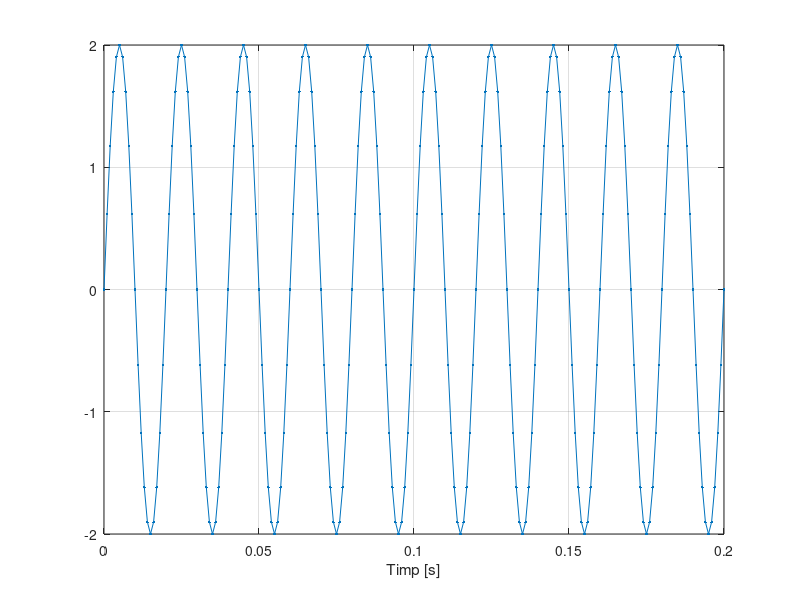
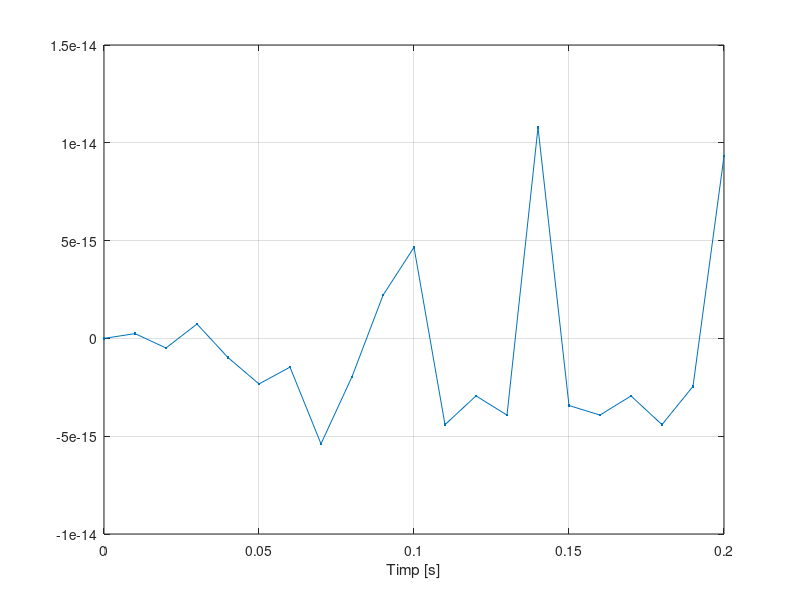
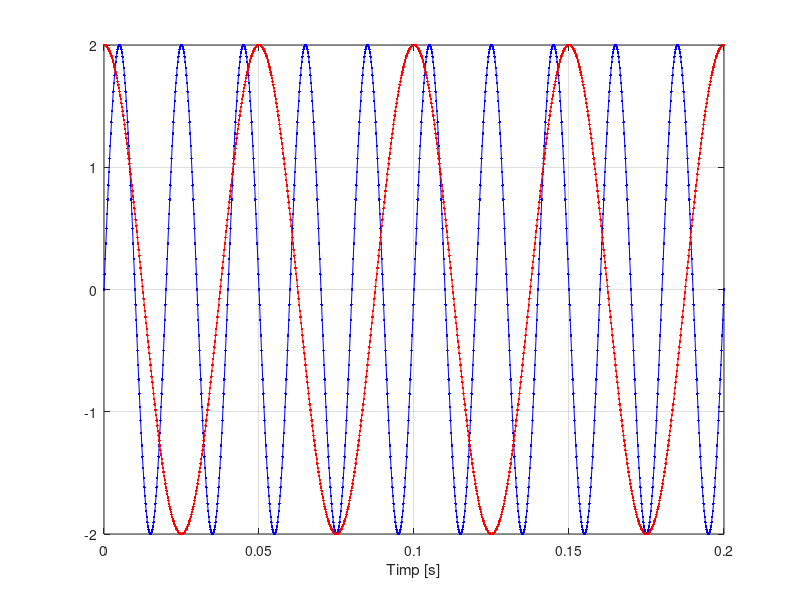

MATLAB code to generate these figures, in order:
function F()
  
  F=50; %frecventa
  t=0:0.001:0.2; 
  s=2*sin(2*pi*F*t); %formez semnalul
  plot(t,s,'.-'),xlabel('Timp [s]'),grid %creez figura
  figure(2); %afisez figura
  
  
  t=0:0.01:0.2; %modific pasul de variatie la 0.01
  s=2*sin(2*pi*F*t);
  plot(t,s,'.-'),xlabel('Timp [s]'),grid
  figure(3);
  
  
  t=0:0.0002:0.2; %modific pasul de variatie la 0.0002
  s=2*sin(2*pi*F*t);
  plot(t,s,'.-b'),xlabel('Timp [s]'),grid
  hold on; %afisez mai multe grafice in aceeasi figura
  c=2*cos(2*pi*20*t);
  plot(t,c,'.-r');
  
end